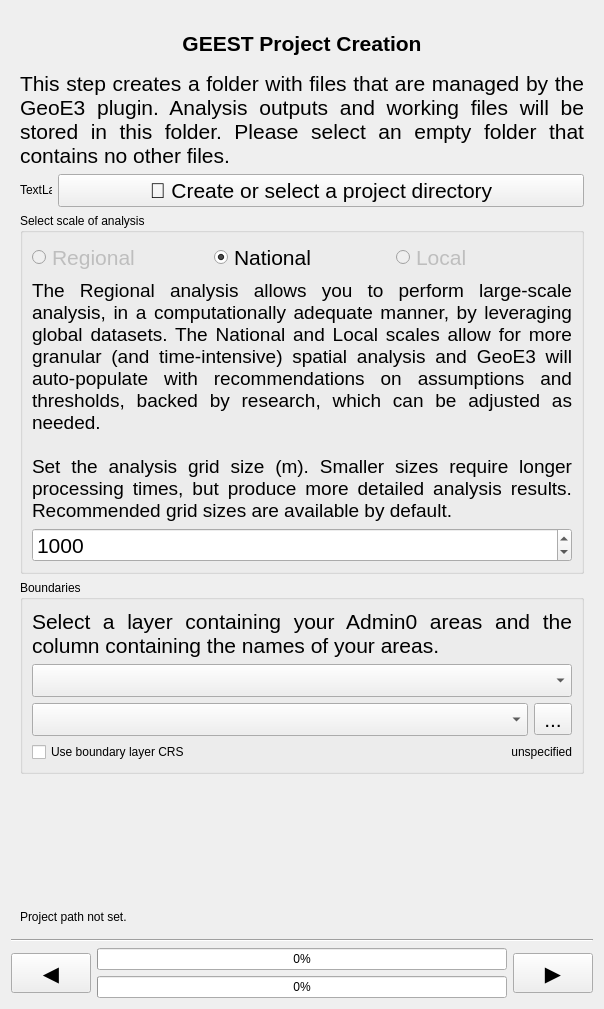
<?xml version="1.0" encoding="UTF-8"?>
<ui version="4.0">
 <class>SetupPanelBase</class>
 <widget class="QWidget" name="SetupPanelBase">
  <property name="geometry">
   <rect>
    <x>0</x>
    <y>0</y>
    <width>604</width>
    <height>1009</height>
   </rect>
  </property>
  <property name="windowTitle">
   <string>Form</string>
  </property>
  <layout class="QGridLayout" name="gridLayout_2">
   <item row="3" column="0">
    <widget class="QScrollArea" name="scrollArea">
     <property name="frameShape">
      <enum>QFrame::NoFrame</enum>
     </property>
     <property name="widgetResizable">
      <bool>true</bool>
     </property>
     <widget class="QWidget" name="scrollAreaWidgetContents">
      <property name="geometry">
       <rect>
        <x>0</x>
        <y>0</y>
        <width>586</width>
        <height>798</height>
       </rect>
      </property>
      <property name="styleSheet">
       <string notr="true"/>
      </property>
      <layout class="QGridLayout" name="gridLayout_3">
       <item row="0" column="0">
        <widget class="QLabel" name="description">
         <property name="font">
          <font>
           <pointsize>16</pointsize>
          </font>
         </property>
         <property name="text">
          <string>This step creates a folder with files that are managed by the GeoE3 plugin. Analysis outputs and working files will be stored in this folder. Please select an empty folder that contains no other files.</string>
         </property>
         <property name="textFormat">
          <enum>Qt::MarkdownText</enum>
         </property>
         <property name="alignment">
          <set>Qt::AlignJustify|Qt::AlignTop</set>
         </property>
         <property name="wordWrap">
          <bool>true</bool>
         </property>
        </widget>
       </item>
       <item row="2" column="0">
        <widget class="QGroupBox" name="groupBox">
         <property name="title">
          <string>Select scale of analysis</string>
         </property>
         <layout class="QGridLayout" name="gridLayout_4">
          <item row="0" column="0">
           <widget class="QRadioButton" name="regional_scale">
            <property name="font">
             <font>
              <pointsize>16</pointsize>
             </font>
            </property>
            <property name="text">
             <string>Regional</string>
            </property>
            <property name="enabled">
             <bool>false</bool>
            </property>
            <property name="checked">
             <bool>false</bool>
            </property>
           </widget>
          </item>
          <item row="0" column="1">
           <widget class="QRadioButton" name="national_scale">
            <property name="font">
             <font>
              <pointsize>16</pointsize>
             </font>
            </property>
            <property name="text">
             <string>National</string>
            </property>
            <property name="checked">
             <bool>true</bool>
            </property>
           </widget>
          </item>
          <item row="0" column="2">
           <widget class="QRadioButton" name="local_scale">
            <property name="font">
             <font>
              <pointsize>16</pointsize>
             </font>
            </property>
            <property name="text">
             <string>Local</string>
            </property>
            <property name="enabled">
             <bool>false</bool>
            </property>
            <property name="checked">
             <bool>false</bool>
            </property>
           </widget>
          </item>
          <item row="2" column="0" colspan="3">
           <widget class="QSpinBox" name="cell_size_spinbox">
            <property name="enabled">
             <bool>true</bool>
            </property>
            <property name="sizePolicy">
             <sizepolicy hsizetype="Minimum" vsizetype="Fixed">
              <horstretch>0</horstretch>
              <verstretch>0</verstretch>
             </sizepolicy>
            </property>
            <property name="font">
             <font>
              <pointsize>16</pointsize>
             </font>
            </property>
            <property name="minimum">
             <number>1</number>
            </property>
            <property name="maximum">
             <number>100000</number>
            </property>
            <property name="singleStep">
             <number>100</number>
            </property>
            <property name="value">
             <number>1000</number>
            </property>
           </widget>
          </item>
          <item row="1" column="0" colspan="3">
           <widget class="QLabel" name="description2">
            <property name="font">
             <font>
              <pointsize>14</pointsize>
             </font>
            </property>
            <property name="text">
             <string>The Regional analysis allows you to perform large-scale analysis, in a computationally adequate manner, by leveraging global datasets. The National and Local scales allow for more granular (and time-intensive) spatial analysis and GeoE3 will auto-populate with recommendations on assumptions and thresholds, backed by research, which can be adjusted as needed.

Set the analysis grid size (m). Smaller sizes require longer processing times, but produce more detailed analysis results. Recommended grid sizes are available by default.</string>
            </property>
            <property name="alignment">
             <set>Qt::AlignJustify|Qt::AlignTop</set>
            </property>
            <property name="wordWrap">
             <bool>true</bool>
            </property>
            <property name="buddy">
             <cstring>cell_size_spinbox</cstring>
            </property>
           </widget>
          </item>
         </layout>
        </widget>
       </item>
       <item row="3" column="0">
        <widget class="QGroupBox" name="groupBox_2">
         <property name="title">
          <string>Boundaries</string>
         </property>
         <layout class="QGridLayout" name="gridLayout_5">
          <item row="0" column="0">
           <widget class="QLabel" name="description3">
            <property name="font">
             <font>
              <pointsize>16</pointsize>
             </font>
            </property>
            <property name="text">
             <string>Select a layer containing your Admin0 areas and the column containing the names of your areas.</string>
            </property>
            <property name="textFormat">
             <enum>Qt::MarkdownText</enum>
            </property>
            <property name="alignment">
             <set>Qt::AlignJustify|Qt::AlignTop</set>
            </property>
            <property name="wordWrap">
             <bool>true</bool>
            </property>
           </widget>
          </item>
          <item row="1" column="0">
           <widget class="QgsMapLayerComboBox" name="layer_combo">
            <property name="sizePolicy">
             <sizepolicy hsizetype="Minimum" vsizetype="Fixed">
              <horstretch>0</horstretch>
              <verstretch>0</verstretch>
             </sizepolicy>
            </property>
            <property name="font">
             <font>
              <pointsize>16</pointsize>
             </font>
            </property>
           </widget>
          </item>
          <item row="2" column="0">
           <layout class="QHBoxLayout" name="horizontalLayout">
            <item>
             <widget class="QgsFieldComboBox" name="field_combo">
              <property name="sizePolicy">
               <sizepolicy hsizetype="Minimum" vsizetype="Fixed">
                <horstretch>0</horstretch>
                <verstretch>0</verstretch>
               </sizepolicy>
              </property>
              <property name="font">
               <font>
                <pointsize>16</pointsize>
               </font>
              </property>
             </widget>
            </item>
            <item>
             <widget class="QToolButton" name="load_boundary_button">
              <property name="font">
               <font>
                <pointsize>16</pointsize>
               </font>
              </property>
              <property name="text">
               <string>...</string>
              </property>
             </widget>
            </item>
           </layout>
          </item>
          <item row="3" column="0">
           <layout class="QHBoxLayout" name="horizontalLayout_3">
            <item>
             <widget class="QCheckBox" name="use_boundary_crs">
              <property name="toolTip">
               <string>Disabled if map units are in degrees</string>
              </property>
              <property name="text">
               <string>Use boundary layer CRS</string>
              </property>
             </widget>
            </item>
            <item>
             <widget class="QLabel" name="crs_label">
              <property name="text">
               <string>unspecified</string>
              </property>
              <property name="alignment">
               <set>Qt::AlignRight|Qt::AlignTrailing|Qt::AlignVCenter</set>
              </property>
              <property name="buddy">
               <cstring>use_boundary_crs</cstring>
              </property>
             </widget>
            </item>
           </layout>
          </item>
         </layout>
        </widget>
       </item>
       <item row="1" column="0">
        <layout class="QHBoxLayout" name="horizontalLayout_2">
         <item>
          <widget class="QLabel" name="folder_status_label">
           <property name="maximumSize">
            <size>
             <width>32</width>
             <height>32</height>
            </size>
           </property>
           <property name="text">
            <string>TextLabel</string>
           </property>
           <property name="scaledContents">
            <bool>true</bool>
           </property>
          </widget>
         </item>
         <item>
          <widget class="QPushButton" name="create_project_directory_button">
           <property name="sizePolicy">
            <sizepolicy hsizetype="Minimum" vsizetype="Fixed">
             <horstretch>0</horstretch>
             <verstretch>0</verstretch>
            </sizepolicy>
           </property>
           <property name="font">
            <font>
             <pointsize>16</pointsize>
            </font>
           </property>
           <property name="text">
            <string>📂 Create or select a project directory</string>
           </property>
          </widget>
         </item>
        </layout>
       </item>
       <item row="7" column="0">
        <spacer name="verticalSpacer">
         <property name="orientation">
          <enum>Qt::Vertical</enum>
         </property>
         <property name="sizeHint" stdset="0">
          <size>
           <width>20</width>
           <height>40</height>
          </size>
         </property>
        </spacer>
       </item>
       <item row="8" column="0">
        <widget class="QLabel" name="project_path_label">
         <property name="sizePolicy">
          <sizepolicy hsizetype="MinimumExpanding" vsizetype="Minimum">
           <horstretch>0</horstretch>
           <verstretch>0</verstretch>
          </sizepolicy>
         </property>
         <property name="text">
          <string>Project path not set.</string>
         </property>
         <property name="wordWrap">
          <bool>true</bool>
         </property>
        </widget>
       </item>
      </layout>
     </widget>
    </widget>
   </item>
   <item row="4" column="0">
    <widget class="Line" name="line">
     <property name="orientation">
      <enum>Qt::Horizontal</enum>
     </property>
    </widget>
   </item>
   <item row="0" column="0">
    <widget class="QLabel" name="banner_label">
     <property name="text">
      <string/>
     </property>
     <property name="pixmap">
      <pixmap>../resources/geest-banner.png</pixmap>
     </property>
     <property name="scaledContents">
      <bool>true</bool>
     </property>
    </widget>
   </item>
   <item row="16" column="0">
    <layout class="QGridLayout" name="gridLayout">
     <item row="0" column="0" rowspan="2">
      <widget class="QPushButton" name="previous_button">
       <property name="sizePolicy">
        <sizepolicy hsizetype="Minimum" vsizetype="Minimum">
         <horstretch>0</horstretch>
         <verstretch>0</verstretch>
        </sizepolicy>
       </property>
       <property name="minimumSize">
        <size>
         <width>80</width>
         <height>40</height>
        </size>
       </property>
       <property name="maximumSize">
        <size>
         <width>80</width>
         <height>40</height>
        </size>
       </property>
       <property name="font">
        <font>
         <pointsize>16</pointsize>
        </font>
       </property>
       <property name="text">
        <string>◀️</string>
       </property>
      </widget>
     </item>
     <item row="0" column="1">
      <widget class="QProgressBar" name="child_progress_bar">
       <property name="sizePolicy">
        <sizepolicy hsizetype="Minimum" vsizetype="Fixed">
         <horstretch>0</horstretch>
         <verstretch>0</verstretch>
        </sizepolicy>
       </property>
       <property name="value">
        <number>0</number>
       </property>
      </widget>
     </item>
     <item row="0" column="2" rowspan="2">
      <widget class="QPushButton" name="next_button">
       <property name="sizePolicy">
        <sizepolicy hsizetype="Minimum" vsizetype="Minimum">
         <horstretch>0</horstretch>
         <verstretch>0</verstretch>
        </sizepolicy>
       </property>
       <property name="minimumSize">
        <size>
         <width>80</width>
         <height>40</height>
        </size>
       </property>
       <property name="maximumSize">
        <size>
         <width>80</width>
         <height>40</height>
        </size>
       </property>
       <property name="font">
        <font>
         <pointsize>16</pointsize>
        </font>
       </property>
       <property name="text">
        <string>▶️</string>
       </property>
      </widget>
     </item>
     <item row="1" column="1">
      <widget class="QProgressBar" name="progress_bar">
       <property name="sizePolicy">
        <sizepolicy hsizetype="Minimum" vsizetype="Fixed">
         <horstretch>0</horstretch>
         <verstretch>0</verstretch>
        </sizepolicy>
       </property>
       <property name="value">
        <number>0</number>
       </property>
      </widget>
     </item>
    </layout>
   </item>
   <item row="1" column="0">
    <widget class="QLabel" name="label_2">
     <property name="text">
      <string>&lt;html&gt;&lt;head/&gt;&lt;body&gt;&lt;p align=&quot;center&quot;&gt;&lt;span style=&quot; font-size:16pt; font-weight:600;&quot;&gt;GEEST Project Creation&lt;/span&gt;&lt;/p&gt;&lt;/body&gt;&lt;/html&gt;</string>
     </property>
     <property name="textFormat">
      <enum>Qt::RichText</enum>
     </property>
     <property name="alignment">
      <set>Qt::AlignCenter</set>
     </property>
     <property name="wordWrap">
      <bool>true</bool>
     </property>
    </widget>
   </item>
  </layout>
 </widget>
 <customwidgets>
  <customwidget>
   <class>QgsFieldComboBox</class>
   <extends>QComboBox</extends>
   <header>qgsfieldcombobox.h</header>
  </customwidget>
  <customwidget>
   <class>QgsMapLayerComboBox</class>
   <extends>QComboBox</extends>
   <header>qgsmaplayercombobox.h</header>
  </customwidget>
 </customwidgets>
 <tabstops>
  <tabstop>scrollArea</tabstop>
  <tabstop>create_project_directory_button</tabstop>
  <tabstop>local_scale</tabstop>
  <tabstop>national_scale</tabstop>
  <tabstop>cell_size_spinbox</tabstop>
  <tabstop>layer_combo</tabstop>
  <tabstop>field_combo</tabstop>
  <tabstop>load_boundary_button</tabstop>
  <tabstop>use_boundary_crs</tabstop>
  <tabstop>previous_button</tabstop>
  <tabstop>next_button</tabstop>
 </tabstops>
 <resources/>
 <connections/>
</ui>
